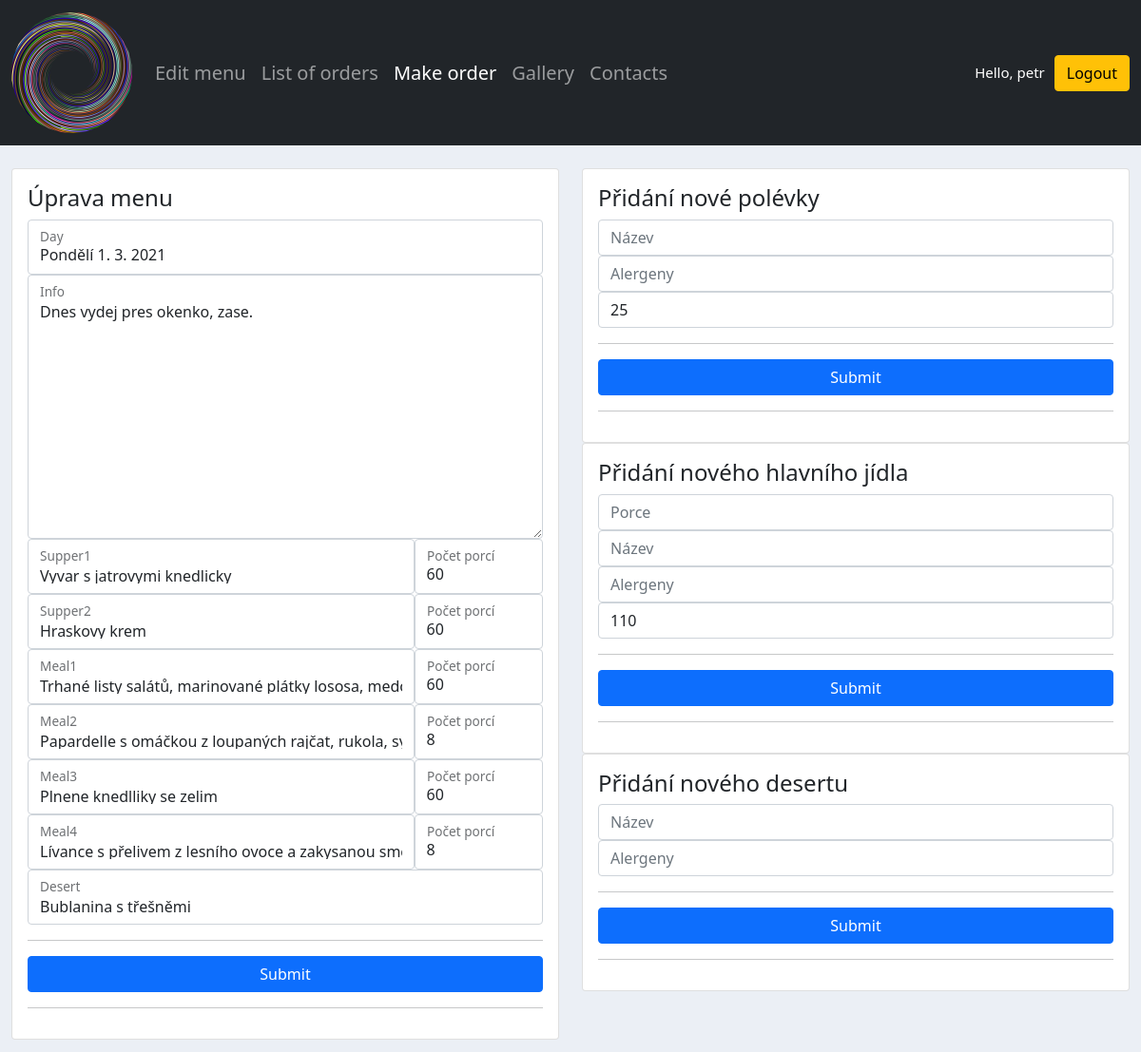
Before: /edit_menu/1/ (signed in, upper part) with the older database file.
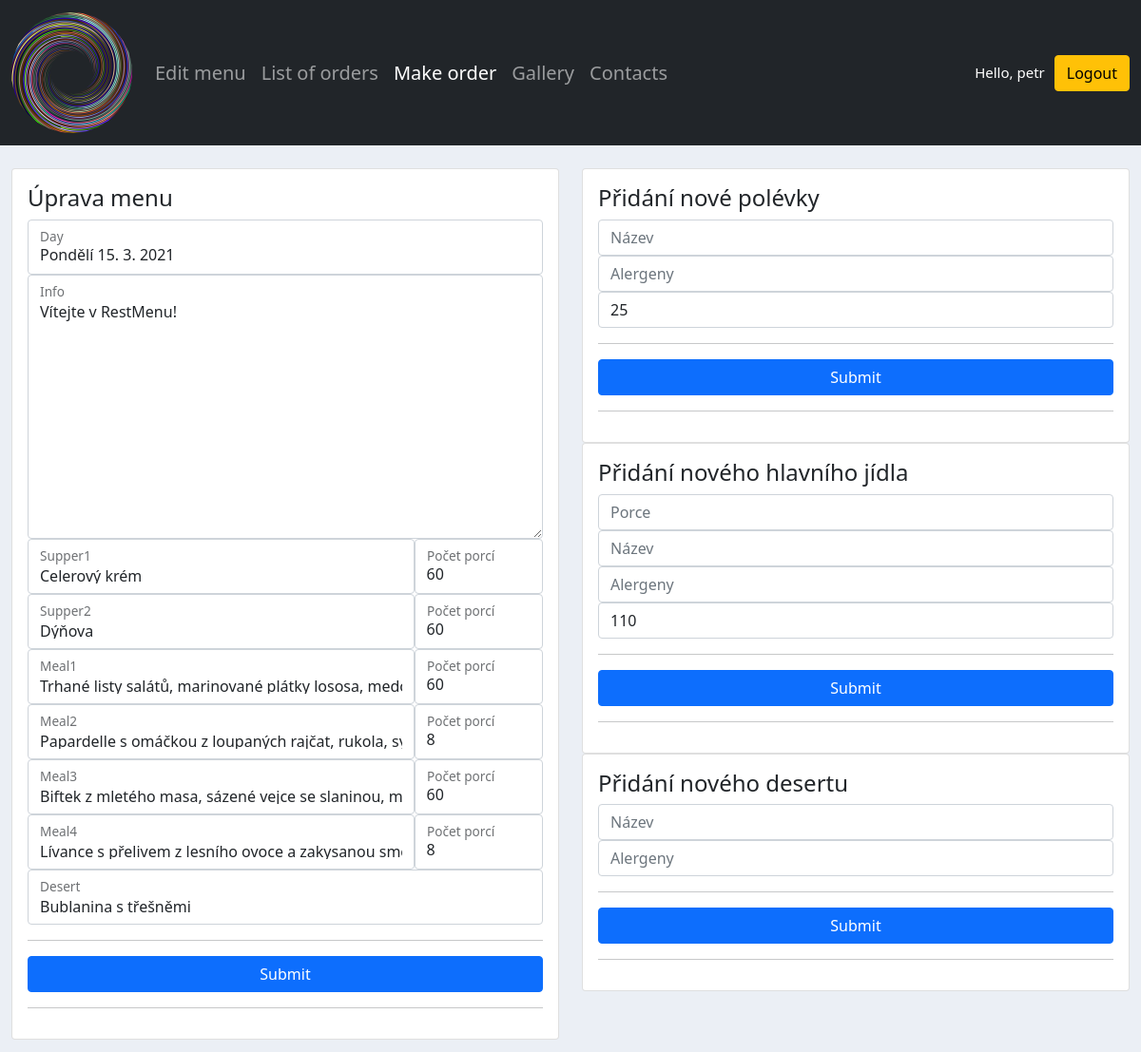
After: the same page with the newer database file.
### accounts/models.py (models this page shows)
class Menu(models.Model):
    supper1 = models.ForeignKey(
    Supper, related_name='supper1', null=True, on_delete=models.SET_NULL
    )
    supper1_portions = models.PositiveIntegerField(null=True)
    supper2 = models.ForeignKey(
    Supper, related_name='supper2', null=True, on_delete=models.SET_NULL
    )
    supper2_portions = models.PositiveIntegerField(null=True)
    meal1 = models.ForeignKey(
    Meal, related_name='meal1', null=True, on_delete=models.SET_NULL
    )
    meal1_portions = models.PositiveIntegerField(null=True)
    meal2 = models.ForeignKey(
    Meal, related_name='meal2', null=True, on_delete=models.SET_NULL
    )
    meal2_portions = models.PositiveIntegerField(null=True)
    meal3 = models.ForeignKey(
    Meal, related_name='meal3', null=True, on_delete=models.SET_NULL
    )
    meal3_portions = models.PositiveIntegerField(null=True)
    meal4 = models.ForeignKey(
    Meal, related_name='meal4', null=True, on_delete=models.SET_NULL
    )
    meal4_portions = models.PositiveIntegerField(null=True)
    desert = models.ForeignKey(Desert, null=True, on_delete=models.SET_NULL)
    day = models.CharField(max_length=1000, null=True, default='')
    info = models.TextField(max_length=2000, blank=True)

### accounts/views.py (the view)
# urls.py: path('edit_menu/<str:pk>/', views.editMenu, name='edit_menu'),
@login_required(login_url='login')
def editMenu(request, pk):
    menu = Menu.objects.get(id=pk)
    formMenu = MenuForm(instance=menu)
    if request.method == 'POST' and 'EditMenu' in request.POST:
        formMenu = MenuForm(request.POST, instance=menu)
        if formMenu.is_valid():
            formMenu.save()
            messages.success(request, f'Menu edited')
            return redirect('/')
    formSupper = EditSupperForm()
    if request.method == 'POST' and 'AddSupper' in request.POST:
        formSupper = EditSupperForm(request.POST)
        if formSupper.is_valid():
            formSupper.save()
            messages.success(request, f'Supper added')
    formMeal = EditMealForm()
    if request.method == 'POST' and 'AddMeal' in request.POST:
        formMeal = EditMealForm(request.POST)
        if formMeal.is_valid():
            formMeal.save()
            messages.success(request, f'Meal added')
    formDesert = EditDesertForm()
    if request.method == 'POST' and 'AddDesert' in request.POST:
        formDesert = EditDesertForm(request.POST)
        if formDesert.is_valid():
            formDesert.save()
            messages.success(request, f'Desert added')
    supper = Supper.objects.all()
    meal = Meal.objects.all()
    desert = Desert.objects.all()
    context = {
    'menu': menu,
    'formMenu': formMenu,
    'formSupper': formSupper,
    'formMeal': formMeal,
    'formDesert': formDesert,
    'supper': supper,
    'meal': meal,
    'desert': desert,
    }
    return render(request, 'accounts/menu_form.html', context)

### accounts/forms.py
class EditSupperForm(ModelForm):
    class Meta:
        model = Supper
        fields = '__all__'

### accounts/models.py (called while the page is built)
    def __str__(self):
        return self.name

    def __str__(self):
        return self.name

    def __str__(self):
        return self.name

### accounts/templates/accounts/menu_form.html (shortened to what the changed rows need)
{%  extends 'accounts/main.html' %}
{% load static %}
{% block content %}
<br>
<div class="row">
    <div class="col-lg-6">
        <div class="card card-body">
            <form action="" method="POST">
                <div class="form-floating">
                    {{formMenu.day}}
                    <label>Day</label>
                </div>
                <div class="form-floating">
                    {{formMenu.info}}
                    <label>Info</label>
                </div>
                <div class="d-flex flex-row">
                  <div class="form-floating w-75">
                    {{ formMenu.supper1 }}
                    <label>Supper1</label>
                  </div>
                  <div class="form-floating w-25">
                    {{ formMenu.supper1_portions }}
                    <label>Počet porcí</label>
                  </div>
                </div>
                <div class="d-flex flex-row">
                  <div class="form-floating w-75">
                    {{ formMenu.supper2 }}
                    <label>Supper2</label>
                  </div>
                  <div class="form-floating w-25">
                    {{ formMenu.supper2_portions }}
                    <label>Počet porcí</label>
                  </div>
                </div>
                <div class="d-flex flex-row">
                  <div class="form-floating w-75">
                    {{ formMenu.meal1 }}
                    <label>Meal1</label>
                  </div>
                  <div class="form-floating w-25">
                    {{ formMenu.meal1_portions }}
                    <label>Počet porcí</label>
                  </div>
                </div>
                <div class="d-flex flex-row">
                  <div class="form-floating w-75">
                    {{ formMenu.meal2 }}
                    <label>Meal2</label>
                  </div>
                  <div class="form-floating w-25">
                    {{ formMenu.meal2_portions }}
                    <label>Počet porcí</label>
                  </div>
                </div>
                <div class="d-flex flex-row">
                  <div class="form-floating w-75">
                    {{ formMenu.meal3 }}
                    <label>Meal3</label>
                  </div>
                  <div class="form-floating w-25">
                    {{ formMenu.meal3_portions }}
                    <label>Počet porcí</label>
                  </div>
                </div>
                <div class="d-flex flex-row">
                  <div class="form-floating w-75">
                    {{ formMenu.meal4 }}
                    <label>Meal4</label>
                  </div>
                  <div class="form-floating w-25">
                    {{ formMenu.meal4_portions }}
                    <label>Počet porcí</label>
                  </div>
                </div>
                <div class="form-floating">
                    {{formMenu.desert}}
                    <label>Desert</label>
                </div>
            </form>
        </div>
    </div>
</div>
<br>
{% endblock %}

Changed rows visible on the page:
changed Menu "Papardelle s omáčkou z loupaných rajčat, rukola, sýr Gran Moravia": day "Pondělí 1. 3. 2021" → "Pondělí 15. 3. 2021"; info "Dnes vydej pres okenko, zase." → "Vítejte v RestMenu!"; supper1 "Vyvar s jatrovymi knedlicky" → "Celerový krém"; supper2 "Hraskovy krem" → "Dýňova"; meal3 "Plnene knedlliky se zelim" → "Biftek z mletého masa, sázené vejce se slaninou, mačkané brambory s pečenou cibulí"
